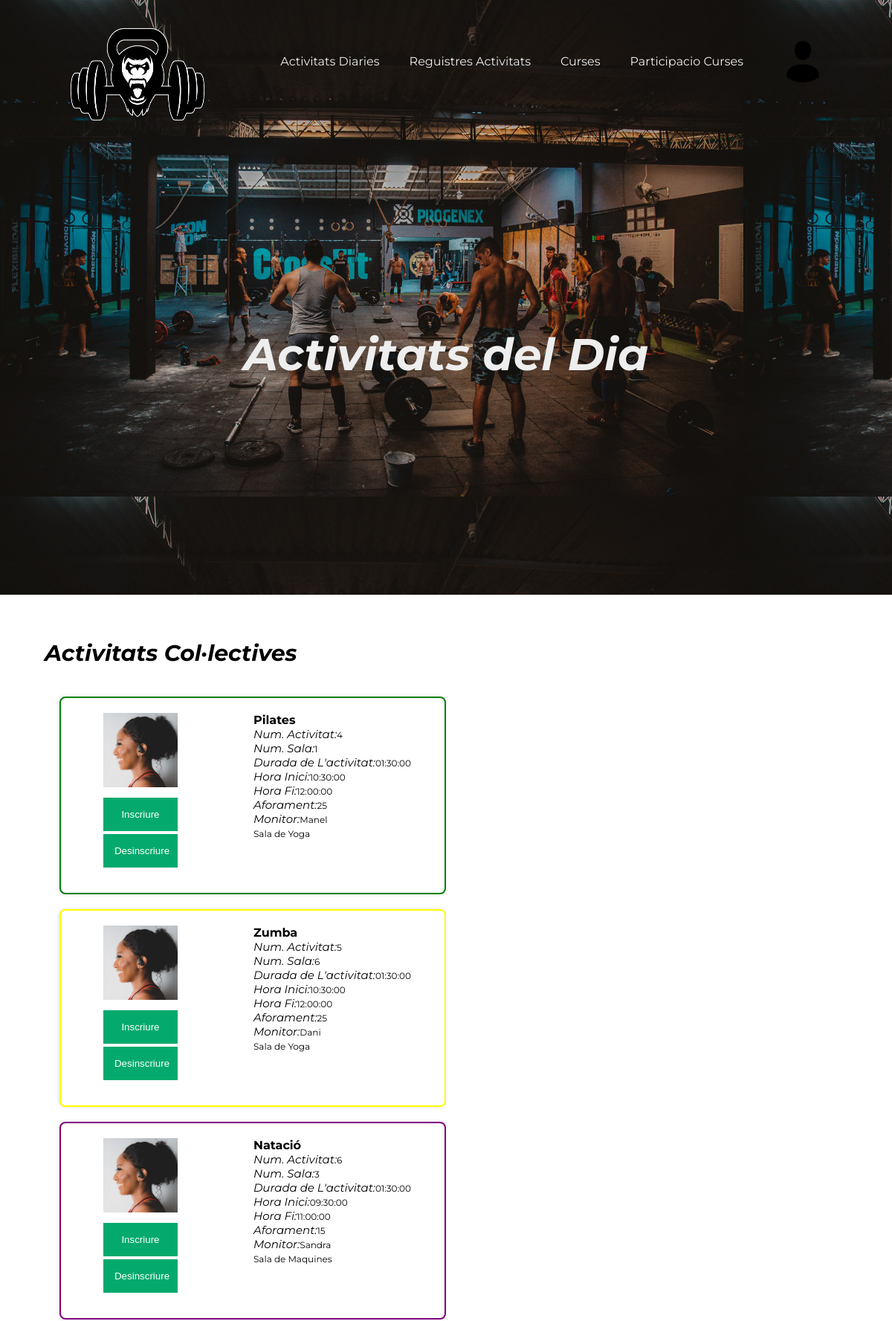
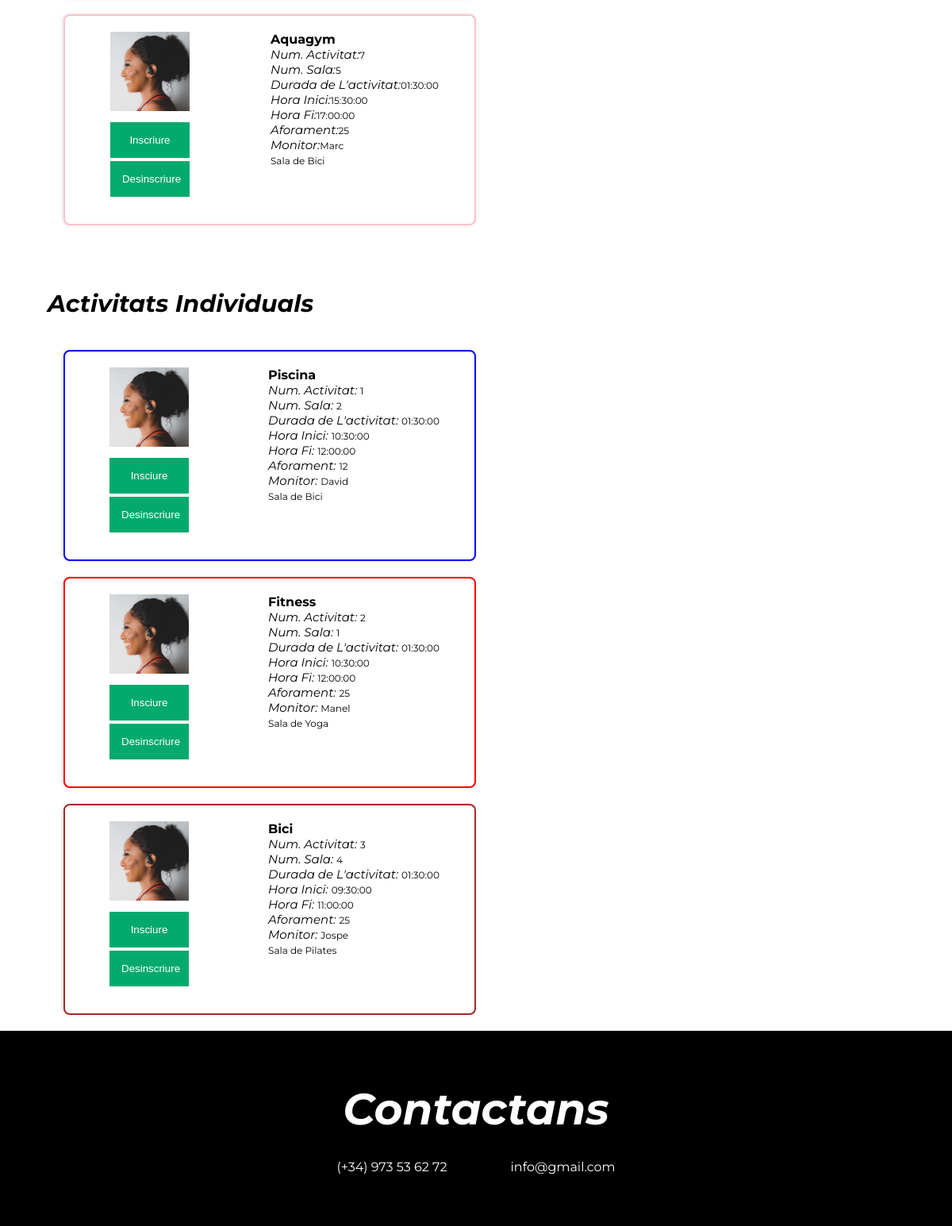
Screenshot of /Web/view/Act.view.php (signed in) with the database file from the repository (2 pictures, top to bottom).
### tables this page shows
CREATE TABLE `Activitats` (
	`ID_Act` INT(255) NOT NULL AUTO_INCREMENT,
	`Descipció` varchar(255),
	`Durada` TIME NOT NULL,
    `Color` varchar(255),
	`Hora_i` TIME NOT NULL,
	`Hora_Fi` TIME NOT NULL,
	PRIMARY KEY (`ID_Act`)
);

CREATE TABLE `Sales` (
	`ID_Sala` INT NOT NULL,
	`Aforament` INT NOT NULL DEFAULT '0',
	`Descripció` varchar(255) DEFAULT '0',
	PRIMARY KEY (`ID_Sala`)
);

CREATE TABLE `Monitors` (
	`DNI` varchar(9) NOT NULL,
	`ID_Sala` INT NOT NULL,
	`Nom` VARCHAR(25) NOT NULL,
	`Cognom` VARCHAR(25) NOT NULL,
	`Data_naixement` DATE NOT NULL,
	`Tel` INT(255) NOT NULL,
	`Sou` DECIMAL NOT NULL,
	PRIMARY KEY (`DNI`)
);

### Web/php/funcions.php (called while the page is built, shortened)
<?php
function con(){
    $connexio = new mysqli("localhost", "root", "costa2021", "projecte2");
    return $connexio;
}
function visualitzarInfoActCol() {
    $sql="SELECT A.ID_Act as Num_Act, S.ID_Sala as Num_Sala, Durada,Hora_i, Hora_Fi, Aforament, Nom as Monitor, S.Descripció as Sala_Desc, A.Descipció as Act, Color
    from  activitats A,té T,sales S, monitors M, col·lectives C
    where A.ID_Act=T.ID_Act and
    T.ID_Sala=S.ID_Sala and
    M.ID_Sala=S.ID_Sala and
    C.ID_Act=A.ID_Act";
    $result=con()->query($sql);
    return $result;
}
function visualitzarInfoActInv() {
    $sql="SELECT A.ID_Act as Num_Act, S.ID_Sala as Num_Sala, Durada,Hora_i, Hora_Fi, Aforament, Nom as Monitor, S.Descripció as Sala_Desc, A.Descipció as Act, Color
    from  activitats A,té T,sales S, monitors M, individuals I
    where A.ID_Act=T.ID_Act and
    T.ID_Sala=S.ID_Sala and
    M.ID_Sala=S.ID_Sala and
    I.ID_Act=A.ID_Act";
    $result=con()->query($sql);
    return $result;
}
?>

### Web/view/Act.view.php (the view, shortened to what this page needs)
<?php
  include '../php/funcions.php';
?>
<!DOCTYPE html>
<html lang="en">
<head>
    <link rel="stylesheet" href="../css/act_ins.css">
    <link rel="stylesheet" href="https://cdnjs.cloudflare.com/ajax/libs/font-awesome/4.7.0/css/font-awesome.min.css">
</head>
<body>
  <header>
    <div class="contenedor">
      <div class="menu">
        <img src="../img/logo.png" alt="Logo">
          <nav>
            <ul>
              <li><a href="Act.view.php">Activitats Diaries</a></li>
              <li><a href="Act_reg.view.php">Reguistres Activitats</a></li>
              <li><a href="../xml/curses.xml">Curses</a></li>
              <li><a href="Curses_reg.view.php">Participacio Curses</a></li>
              <li class="user">
                <img src="../img/perfil.png" alt="img sessio" calss="dorpbtn">
              </li>
          </ul>
        </nav>
      </div>
      <div class="titular">
        <h1>Activitats del Dia</h1>
      </div>
    </div>
  </header>
    <div class="Sub-titulo">
        <h3>Activitats Col·lectives</h3>
    </div>
    <section id="tarjetas">
      <div class="contenedor">
          <div class="contenedor-tarjetas">
            <ul>
              <?php $result= visualitzarInfoActCol();
              while($row = $result->fetch_assoc()){
              ?>
                <li>
                  <div class="tarjeta" style="border: 2px solid <?php echo $row['Color']; ?>">
                    <div class="img_Act">
                      <img src="../img/galeria1.jpg" alt="Activitat">
                      <form action="" method="post">
                      <input type="submit" value="Inscriure" name="ins">
                      <input type="submit" value="Desinscriure" name="des">
                      </form>
                    </div>
                    <div class ="info_Act">
                      <h4><?php echo $row['Act'] ?></h4>
                      <p><span>Num. Activitat:</span><?php echo $row['Num_Act'] ?></p>
                      <p><span>Num. Sala:</span><?php echo $row['Num_Sala'] ?></p>
                      <p><span>Durada de L'activitat:</span><?php echo $row['Durada'] ?></p>
                      <p><span>Hora Inici:</span><?php echo $row['Hora_i'] ?></p>
                      <p><span>Hora Fi:</span><?php echo $row['Hora_Fi'] ?></p>
                      <p><span>Aforament:</span><?php echo $row['Aforament'] ?></p>
                      <p><span>Monitor:</span><?php echo $row['Monitor'] ?></p>
                      <p><span></span><?php echo $row['Sala_Desc'] ?></p>
                    </div>
                  </div>
                </li>
              <?php } ?>
            </ul>
          </div>
        </div>
    </section>
    <div class="Sub-titulo">
        <h3>Activitats Individuals</h3>
    </div>
    <section id="tarjetas">
      <div class="contenedor">
          <div class="contenedor-tarjetas">
            <ul>
              <?php $result= visualitzarInfoActInv();
              while($row = $result->fetch_assoc()){
              ?>
                <li>
                  <div class="tarjeta" style="border: 2px solid <?php echo $row['Color']; ?>">
                    <div class="img_Act">
                      <img src="../img/galeria1.jpg" alt="Activitat">
                      <form action="" method="post">
                      <input type="submit" value="Insciure" name="ins">
                      <input type="submit" value="Desinscriure" name="des">
                      </form>
                    </div>
                    <div class ="info_Act"  >
                      <h4><?php echo $row['Act'] ?></h4>
                      <p><span>Num. Activitat: </span><?php echo $row['Num_Act'] ?></p>
                      <p><span>Num. Sala: </span><?php echo $row['Num_Sala'] ?></p>
                      <p><span>Durada de L'activitat: </span><?php echo $row['Durada'] ?></p>
                      <p><span>Hora Inici: </span><?php echo $row['Hora_i'] ?></p>
                      <p><span>Hora Fi: </span><?php echo $row['Hora_Fi'] ?></p>
                      <p><span>Aforament: </span><?php echo $row['Aforament'] ?></p>
                      <p><span>Monitor: </span><?php echo $row['Monitor'] ?></p>
                      <p><span></span><?php echo $row['Sala_Desc'] ?></p>
                    </div>
                  </div>
                </li>
              <?php } ?>
            </ul>
          </div>
        </div>
    </section>
  <footer>
    <section id="contactar">
      <div class="contenedor">
          <h2>Contactans</h2>
          <div class="info">
            <p>(+34) 973 53 62 72</p>
             <p>info@gmail.com</p>
          </div>
      </div>
    </section>
  </footer>
</body>
</html>

### Web/css/act_ins.css (style rules this page uses)
* { padding: 0; margin: 0; box-sizing: border-box; }
.contenedor { width: 90%; max-width: 1280px; margin: auto; }
body { padding: 0; margin: 0; font-family: 'Montserrat', sans-serif; }
li { list-style: none ; }
a { text-decoration: none; }
header { background-image: url(../img/fons.jpg); height: 100vh; }
.menu { display: flex; align-items: center; justify-content: space-between; }
.menu img { width: 250px; height: 200px; }
header ul { display: flex; }
header ul li { margin: 0px 20px; }
header ul li a { color: #eee; }
.user { position: relative; display: inline-block; }
.menu .user img { margin-top: -30px; width: 80px; height: 80px; }
.titular { text-align: center; margin-top: 30vh; color: #eee; }
h1 { font-size: 60px; font-style: italic; width: 90%; margin: auto; margin-bottom: 40px; }
.contenedor-tarjetas ul li { display: flex; flex-direction: column; margin: 20px; }
.tarjeta { display: flex; justify-content: space-around; align-content: center; box-shadow: -1px 0px 5px #0000001f; width: 50%; background: #fff; padding: 20px 0px; border-radius: 8px; }
.img_Act { display: flex; flex-direction: column; align-items: center; }
.img_Act input[type=submit] { background-color: #04AA6D; border: none; color: white; padding: 15px; text-decoration: none; margin: 4px 2px; cursor: pointer; width: 100px; display: block; }
.img_Act form { padding: 10px; }
.img_Act img { width: 100px; height: 100px; }
.info_Act p { font-size: 12px; }
.info_Act span { font-size: 15px; font-style: oblique; }
.Sub-titulo { display: flex; align-content: center; }
.Sub-titulo h3 { font-size: 30px; font-style: italic; width: 90%; margin: auto; margin-top: 60px; margin-bottom: 20px; }
footer #contactar { padding: 65px; background: #000; text-align: center; color: #fff; }
footer #contactar h2 { font-size: 55px; font-style: italic; width: 90%; margin: auto; margin-bottom: 30px; }
.info { display: flex; justify-content: center; }
.info p { margin: 0 40px; }

### rows the page displays
activitats: Descipció "Pilates", ID_Act "4", sales.ID_Sala "1", Durada "01:30:00", Hora_i "10:30:00", Hora_Fi "12:00:00", sales.Aforament "25", monitors.Nom "Manel", sales.Descripció "Sala de Yoga"
activitats: Descipció "Zumba", ID_Act "5", sales.ID_Sala "6", Durada "01:30:00", Hora_i "10:30:00", Hora_Fi "12:00:00", sales.Aforament "25", monitors.Nom "Dani", sales.Descripció "Sala de Yoga"
activitats: Descipció "Natació", ID_Act "6", sales.ID_Sala "3", Durada "01:30:00", Hora_i "09:30:00", Hora_Fi "11:00:00", sales.Aforament "15", monitors.Nom "Sandra", sales.Descripció "Sala de Maquines"
activitats: Descipció "Aquagym", ID_Act "7", sales.ID_Sala "5", Durada "01:30:00", Hora_i "15:30:00", Hora_Fi "17:00:00", sales.Aforament "25", monitors.Nom "Marc", sales.Descripció "Sala de Bici"
activitats: Descipció "Piscina", ID_Act "1", sales.ID_Sala "2", Durada "01:30:00", Hora_i "10:30:00", Hora_Fi "12:00:00", sales.Aforament "12", monitors.Nom "David", sales.Descripció "Sala de Bici"
activitats: Descipció "Fitness", ID_Act "2", sales.ID_Sala "1", Durada "01:30:00", Hora_i "10:30:00", Hora_Fi "12:00:00", sales.Aforament "25", monitors.Nom "Manel", sales.Descripció "Sala de Yoga"
activitats: Descipció "Bici", ID_Act "3", sales.ID_Sala "4", Durada "01:30:00", Hora_i "09:30:00", Hora_Fi "11:00:00", sales.Aforament "25", monitors.Nom "Jospe", sales.Descripció "Sala de Pilates"
